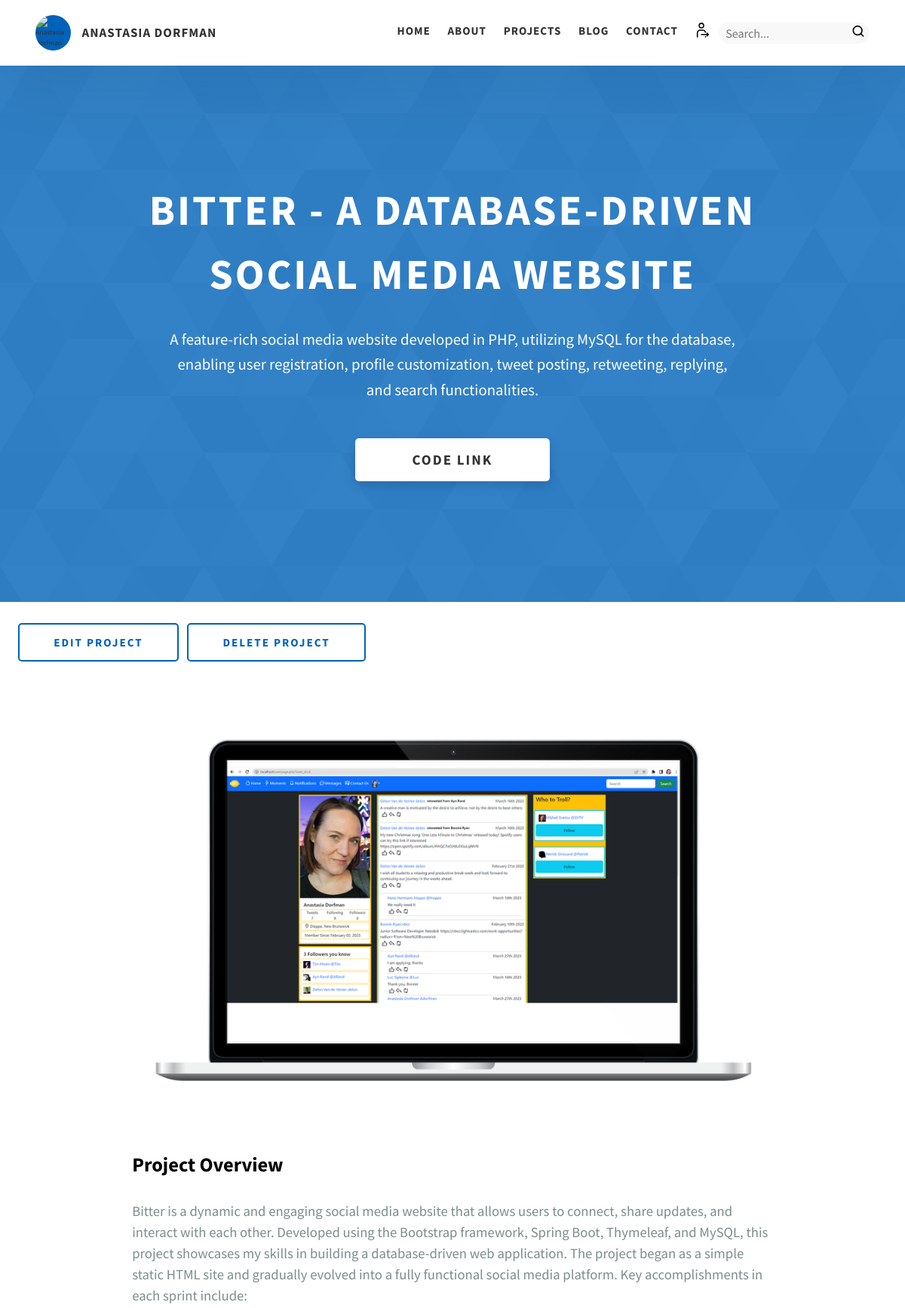
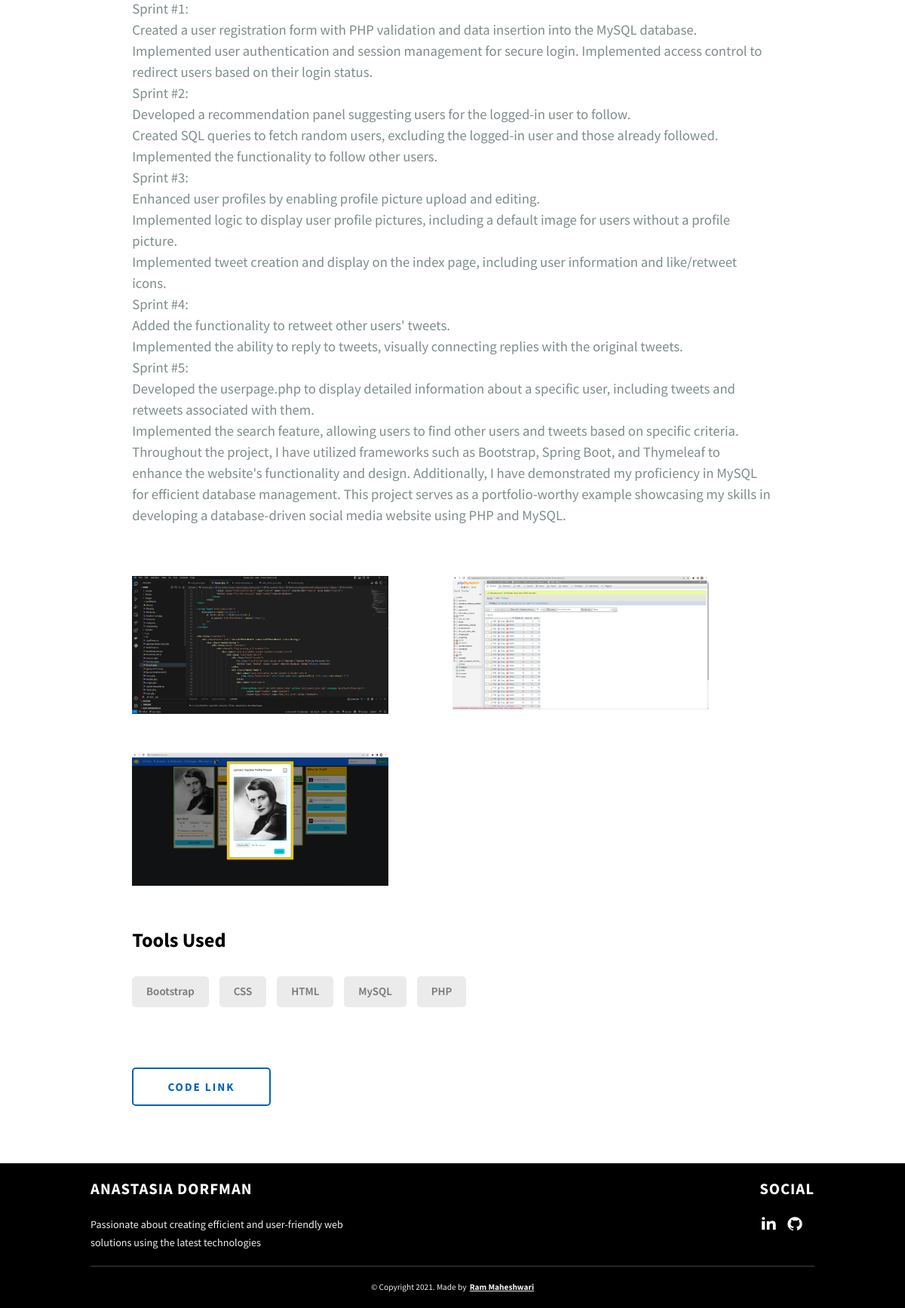
The app's page /project.php?project_id=9 (signed in) with its own data (2 pictures, top to bottom).
### tables this page shows
CREATE TABLE `projects` (
  `id` int(11) NOT NULL AUTO_INCREMENT,
  `name` varchar(255) NOT NULL,
  `overview` longtext NOT NULL,
  `created_at` datetime NOT NULL DEFAULT CURRENT_TIMESTAMP,
  `code_link` varchar(255) NOT NULL,
  `description` mediumtext,
  PRIMARY KEY (`id`)
);

CREATE TABLE `images` (
  `image_id` int(11) NOT NULL AUTO_INCREMENT,
  `type` varchar(45) NOT NULL DEFAULT 'image',
  `name` varchar(45) DEFAULT NULL,
  `link` varchar(255) NOT NULL,
  `post_id` int(11) DEFAULT NULL,
  `project_id` int(11) DEFAULT NULL,
  PRIMARY KEY (`image_id`),
  KEY `FK_images_posts_idx` (`post_id`),
  KEY `FK_images_projects_idx` (`project_id`),
  CONSTRAINT `FK_images_posts` FOREIGN KEY (`post_id`) REFERENCES `posts` (`post_id`) ON DELETE NO ACTION ON UPDATE NO ACTION,
  CONSTRAINT `FK_images_projects` FOREIGN KEY (`project_id`) REFERENCES `projects` (`id`) ON DELETE NO ACTION ON UPDATE NO ACTION
);

### www/includes/Project.php (called while the page is built, shortened)
<?php
class Project
{
    private $name;
    private $description;
    private $overview;
    private $codeLink;
    private $avatar;
    private $tags = [];
    private $images = [];
    public function __construct(
        string $name,
        string $description,
        string $overview,
        $dateCreated,
        string $codeLink,
        string $avatar,
        array $tags = null,
        array $images = null,
        int $projectId = null
    ) {
        $this->name = $name;
        $this->description = $description;
        $this->overview = $overview;
        $this->codeLink = $codeLink;
        $this->avatar = $avatar;
        $this->tags = $tags;
        $this->images = $images;
    }
    public function getName(): string
    {
        return $this->name;
    }
    public function getDescription(): string
    {
        return $this->description;
    }
    public function getOverview(): string
    {
        return $this->overview;
    }
    public function getCodeLink(): string
    {
        return $this->codeLink;
    }
    public function getAvatar(): string
    {
        return $this->avatar;
    }
    public function getTags(): array
    {
        return $this->tags;
    }
    public function getImages(): array
    {
        return $this->images;
    }
    public static function getProjectById(int $projectId)
    {
        try {
            $tags = self::getTagsByProjectId($projectId);
            $avatar = self::getAvatarByProjectId($projectId);
            $images = self::getImagesByProjectId($projectId);
            $con = $GLOBALS['con'];
            $sql = "SELECT name, description, overview, code_link, created_at FROM projects WHERE id = ?";
            $stmt = $con->prepare($sql);
            $stmt->bind_param('i', $projectId);
            $stmt->execute();
            $result = $stmt->get_result();
            if ($result->num_rows > 0) {
                $row = $result->fetch_assoc();
                return new Project(
                    $row['name'],
                    $row['description'],
                    $row['overview'],
                    $row['created_at'],
                    $row['code_link'],
                    $avatar,
                    $tags,
                    $images,
                    $projectId
                );
            } else {
                return null;
            }
        } catch (Exception $ex) {
            setFeedbackAndRedirect($ex->getMessage(), "error");
        }
    }
    public static function getAvatarByProjectId($projectId)
    {
        try {
            $avatar = '';
            $con = $GLOBALS['con'];
            $sql = "SELECT link FROM images WHERE project_id = $projectId AND type = 'avatar'";
            $result = $con->query($sql);
            $numRows = $result->num_rows;
            if ($numRows === 1) {
                $row = $result->fetch_assoc();
                $avatar = $row['link'];
            }
            return $avatar;
        } catch (Exception $ex) {
            setFeedbackAndRedirect($ex->getMessage(), "error");
        }
    }
    private static function getTagsByProjectId($projectId): array
    {
        try {
            $con = $GLOBALS['con'];
            $sql = "SELECT skill_name FROM project_skills WHERE project_id = $projectId";
            $result = $con->query($sql);
            $tags = [];
            while ($row = $result->fetch_assoc()) {
                array_push($tags, $row['skill_name']);
            }
            return $tags;
        } catch (Exception $ex) {
            setFeedbackAndRedirect($ex->getMessage(), "error");
        }
    }
    private static function getImagesByProjectId($projectId): array
    {
        try {
            $con = $GLOBALS['con'];
            $sql = "SELECT link FROM images WHERE project_id = $projectId AND type = 'image'";
            $result = $con->query($sql);
            $images = [];
            while ($row = $result->fetch_assoc()) {
                array_push($images, $row['link']);
            }
            return $images;
        } catch (Exception $ex) {
            setFeedbackAndRedirect($ex->getMessage(), "error");
        }
    }
}

### www/project.php (the view, shortened to what this page needs)
<?php
include_once "includes/Project.php";
$projectId = $_GET['project_id'];
$project = Project::getProjectById($projectId);
$name = $project->getName();
$description = $project->getDescription();
$overview = $project->getOverview();
$codeLink = $project->getCodeLink();
$images = $project->getImages();
$tags = $project->getTags();
$avatar = $project->getAvatar();
?>
<!DOCTYPE html>
<html lang="en">
<head>
  <link rel="stylesheet" href="includes/css/style.css" />
</head>
<body>
  <?php
  include "includes/header.php";
  ?>
  <section class="project-cs-hero">
    <div class="project-cs-hero__content">
      <h1 class="heading-primary"><?php echo $name ?></h1>
      <div class="project-cs-hero__info">
        <p class="text-primary"><?php echo $description ?></p>
      </div>
      <div class="project-cs-hero__cta">
        <a href="<?php echo $codeLink ?>" class="btn btn--bg" target="_blank">Code Link</a>
      </div>
    </div>
  </section>
  <?php
  if (isset($_SESSION["USER_TYPE"]) && $_SESSION["USER_TYPE"] == 'admin') {
  ?>
    <div class="btn__margin">
      <a href="./create_project.php?project_id=<?php echo $projectId ?>" class="btn btn--med btn--theme-inv">Edit Project</a>
      <a href="./delete_project_proc.php?project_id=<?php echo $projectId ?>" onclick="return confirm('Are you sure you want to delete the project?')" class="btn btn--med btn--theme-inv">Delete Project</a>
    </div>
  <?php
  }
  ?>
  <section class="project-details">
    <div class="main-container">
      <div class="project-details__content">
        <div class="project-details__showcase-img-cont">
          <img src="<?php echo $avatar ?>" alt="Project Image" class="project-details__showcase-img" />
        </div>
          <div class="project-details__desc">
            <h3 class="project-details__content-title">Project Overview</h3>
            <p class="project-details__desc-para"><?php echo $overview ?></p>
          </div>
          <div class="post__row">
            <?php foreach ($images as $i) { ?>
              <a href="<?php echo $i ?>" class="lightbox-link">
                <img src="<?php echo $i ?>" alt="Project Image" class="project-details__showcase-img post__img" />
              </a>
            <?php } ?>
          </div>
          <div class="project-details__tools-used">
            <h3 class="project-details__content-title">Tools Used</h3>
            <div class="skills">
              <?php foreach ($tags as $t) { ?>
                <div class="skills__skill"><?php echo $t ?></div>
              <?php } ?>
            </div>
          </div>
          <div class="project-details__links">
            <a href="<?php echo $codeLink ?>" class="btn btn--med btn--theme-inv project-details__links-btn" target="_blank">Code Link</a>
          </div>
      </div>
    </div>
  </section>
  <?php include "includes/footer.php"; ?>
</body>
</html>
<?php include 'includes/scripts.php'; ?>

### www/includes/css/style.css (style rules this page uses)
*, *::after, *::before { margin: 0; padding: 0; box-sizing: inherit; font-family: inherit; }
html { font-size: 62.5%; scroll-behavior: smooth; }
@media only screen and (max-width: 75em) { html { font-size: 59%; } }
body { box-sizing: border-box; position: relative; line-height: 1.5; font-family: sans-serif; overflow-x: hidden; overflow-y: scroll; font-family: 'Source Sans Pro', sans-serif; }
a { text-decoration: none; color: inherit; }
li { list-style: none; }
.heading-primary { font-size: 6rem; text-transform: uppercase; letter-spacing: 3px; text-align: center; }
.main-container { max-width: 80%; margin: auto; width: 92%; }
.btn { background: #fff; color: #333; text-transform: uppercase; letter-spacing: 2px; display: inline-block; font-weight: 700; border-radius: 5px; box-shadow: 0 5px 15px 0 rgba(0, 0, 0, 0.15); transition: transform .3s; }
.btn--bg { padding: 1.5rem 8rem; font-size: 2rem; }
.btn--med { padding: 1.2rem 3rem; font-size: 1.6rem; }
.btn--theme-inv { color: #0062b9; background: #fff; border: 2px solid #0062b9; box-shadow: none; padding: calc(1.5rem - 2px) calc(5rem - 2px); margin-right: 1rem; }
.text-primary { color: #fff; font-size: 2.2rem; text-align: center; width: 100%; line-height: 1.6; }
.project-cs-hero { color: #fff; background: linear-gradient(to right, rgba(0, 98, 185, 0.8), rgba(0, 98, 185, 0.8)), url(../../assets/svg/common-bg.svg); background-size: cover; background-position: center; position: relative; }
.project-cs-hero__content { padding: 25rem 0 17rem 0; max-width: 90rem; width: 92%; margin: auto; }
.project-cs-hero__info { margin: 3rem auto 0 auto; max-width: 80rem; }
.project-cs-hero__cta { margin-top: 5rem; text-align: center; }
.project-details__content { padding: 8rem 0; max-width: 90rem; margin: auto; }
.project-details__content-title { font-weight: 700; font-size: 2.8rem; margin-bottom: 3rem; }
.project-details__showcase-img-cont { width: 100%; margin-bottom: 6rem; }
.project-details__showcase-img { width: 100%; }
.project-details__desc { margin: 0 0 7rem 0; }
.project-details__desc-para { font-size: 1.8rem; line-height: 1.7; color: grey; margin-bottom: 2rem; }
.project-details__tools-used { margin: 0 0 7rem 0; }
.project-details__links { margin: 0 0; }
.project-details__links-btn { margin-right: 2rem; }
.project-details__links-btn:last-child { margin: 0; }
.skills { display: flex; flex-wrap: wrap; }
.skills__skill { padding: 1rem 2rem; margin-bottom: 1.5rem; margin-right: 1.5rem; font-size: 1.6rem; background: rgba(153, 153, 153, 0.2); border-radius: 5px; font-weight: 600; color: #777; }
.post__row { display: grid; grid-template-columns: 2fr 2fr; }
.post__img { max-width: 80%; margin-bottom: 5rem; }
.btn__margin { padding-top: 3rem; width: 96%; margin: auto; }

### records on screen
projects: name "BITTER - A DATABASE-DRIVEN SOCIAL MEDIA WEBSITE", description "A feature-rich social media website developed in PHP, utilizing MySQL for the database, enabling user registration, profile customization, tweet posting, retweeting, replying, and search functionalities.", overview "Bitter is a dynamic and engaging social media website that allows users to connect, share updates, and interact with each other. Developed using the Bootstrap framework, Spring Boot, Thymeleaf, and MySQL, this project showcases my skills in building a database-driven web application. The project began as a simple static HTML site and gradually evolved into a fully functional social media platform. Key accomplishments in each sprint include: Sprint #1: Created a user registration form with PHP validation and data insertion into the MySQL database. Implemented user authentication and session management for secure login. Implemented access control to redirect users based on their login status.…"
images: link (picture)

### other values on screen
$t "Bootstrap"
$t "CSS"
$t "HTML"
$t "MySQL"
$t "PHP"
